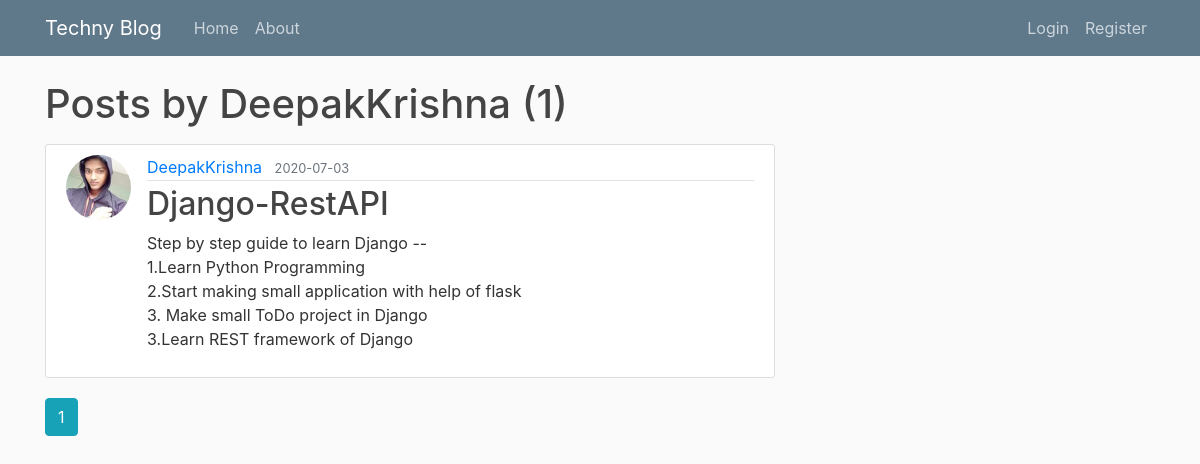
The page /user/DeepakKrishna on the database its author committed.
### technyblog/models.py (models this page shows, shortened)
class User(db.Model, UserMixin):
    id = db.Column(db.Integer, primary_key=True)
    username = db.Column(db.String(20), unique=True, nullable=False)
    email = db.Column(db.String(120), unique=True, nullable=False)
    image_file = db.Column(db.String(20), nullable=False, default='default.jpg')
    password = db.Column(db.String(60), nullable=False)
    posts = db.relationship('Post', backref='author', lazy=True)

class Post(db.Model):
    id = db.Column(db.Integer, primary_key=True)
    title = db.Column(db.String(100), nullable=False)
    date_posted = db.Column(db.DateTime, nullable=False, default=datetime.utcnow)
    content = db.Column(db.Text, nullable=False)
    user_id = db.Column(db.Integer, db.ForeignKey('user.id'), nullable=False)

### technyblog/routes.py (the view)
@app.route("/user/<string:username>")
def user_posts(username):
    page = request.args.get('page', 1, type=int)
    user = User.query.filter_by(username=username).first_or_404()
    posts = Post.query.filter_by(author=user)\
        .order_by(Post.date_posted.desc())\
        .paginate(page=page, per_page=5)
    return render_template('user_posts.html', posts=posts, user=user)

### technyblog/templates/user_posts.html
{% extends "layout.html" %}
{% block content %}
    <h1 class="mb-3">Posts by {{ user.username }} ({{ posts.total }})</h1>
    {% for post in posts.items %}
        <article class="media content-section">
          <img class="rounded-circle article-img" src="{{ url_for('static', filename='profile_pics/' + post.author.image_file) }}">
          <div class="media-body">
            <div class="article-metadata">
              <a class="mr-2" href="{{ url_for('user_posts', username=post.author.username) }}">{{ post.author.username }}</a>
              <small class="text-muted">{{ post.date_posted.strftime('%Y-%m-%d') }}</small>
            </div>
            <h2><a class="article-title" href="{{ url_for('post', post_id=post.id) }}">{{ post.title }}</a></h2>
            <p class="article-content">{{ post.content }}</p>
          </div>
        </article>
    {% endfor %}
    {% for page_num in posts.iter_pages(left_edge=1, right_edge=1, left_current=1, right_current=2) %}
      {% if page_num %}
        {% if posts.page == page_num %}
          <a class="btn btn-info mb-4" href="{{ url_for('user_posts', username=user.username, page=page_num) }}">{{ page_num }}</a>
        {% else %}
          <a class="btn btn-outline-info mb-4" href="{{ url_for('user_posts', username=user.username, page=page_num) }}">{{ page_num }}</a>
        {% endif %}
      {% else %}
        ...
      {% endif %}
    {% endfor %}
{% endblock content %}

### technyblog/templates/layout.html (shortened to what this page needs)
<!DOCTYPE html>
<html>
<head>
    <link rel="stylesheet" href="https://maxcdn.bootstrapcdn.com/bootstrap/4.0.0/css/bootstrap.min.css">
    <link rel="stylesheet" type="text/css" href="{{ url_for('static', filename='main.css') }}">
</head>
<body>
    <header class="site-header">
      <nav class="navbar navbar-expand-md navbar-dark bg-steel fixed-top">
        <div class="container">
          <a class="navbar-brand mr-4" href="/">Techny Blog</a>
          <div class="collapse navbar-collapse" id="navbarToggle">
            <div class="navbar-nav mr-auto">
              <a class="nav-item nav-link" href="{{ url_for('home') }}">Home</a>
              <a class="nav-item nav-link" href="{{ url_for('about') }}">About</a>
            </div>
            <div class="navbar-nav">
              {% if current_user.is_authenticated %}
                <a class="nav-item nav-link" href="{{ url_for('new_post') }}">New Post</a>
                <a class="nav-item nav-link" href="{{ url_for('account') }}">Account</a>
                <a class="nav-item nav-link" href="{{ url_for('logout') }}">Logout</a>
              {% else %}
                <a class="nav-item nav-link" href="{{ url_for('login') }}">Login</a>
                <a class="nav-item nav-link" href="{{ url_for('register') }}">Register</a>
              {% endif %}
            </div>
          </div>
        </div>
      </nav>
    </header>
    <main role="main" class="container">
      <div class="row">
        <div class="col-md-8">
          {% block content %}{% endblock %}
        </div>
      </div>
    </main>
</body>
</html>

### technyblog/static/main.css (style rules this page uses)
body { background: #fafafa; color: #333333; margin-top: 5rem; }
h1, h2, h3, h4, h5, h6 { color: #444444; }
.bg-steel { background-color: #5f788a; }
.site-header .navbar-nav .nav-link { color: #cbd5db; }
.content-section { background: #ffffff; padding: 10px 20px; border: 1px solid #dddddd; border-radius: 3px; margin-bottom: 20px; }
.article-title { color: #444444; }
.article-content { white-space: pre-line; }
.article-img { height: 65px; width: 65px; margin-right: 16px; }
.article-metadata { padding-bottom: 1px; margin-bottom: 4px; border-bottom: 1px solid #e3e3e3 }

### rows shown on the page
User: username "DeepakKrishna"
Post: image_file (picture), author.username "DeepakKrishna", date_posted "2020-07-03", title "Django-RestAPI", content "Step by step guide to learn Django -- 1.Learn Python Programming 2.Start making small application with help of flask 3. Make small ToDo project in Django 3.Learn REST framework of Django"

### other values the page prints
{{ posts.total }} "1"
{{ page_num }} "1"
